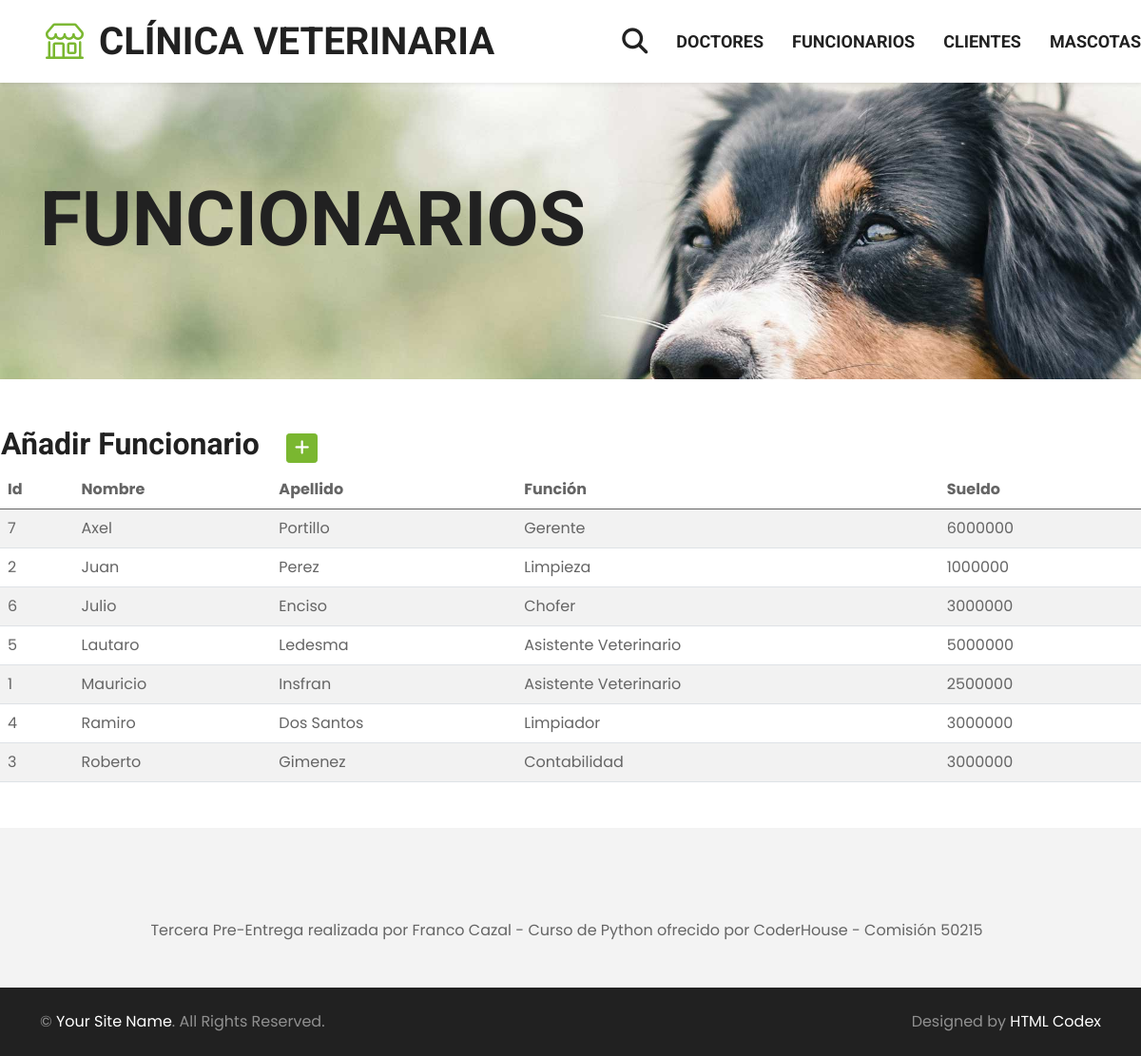
The app's page /funcionarios/ with its own data.
### aplicacion/models.py (models this page shows, shortened)
class Funcionario(models.Model):
    nombre = models.CharField(max_length=40)
    apellido = models.CharField(max_length=40)
    funcion = models.CharField(max_length=20)
    sueldo = models.IntegerField()
    class Meta:
        ordering = ["nombre", "apellido"]

### aplicacion/views.py (the view)
# urls.py: path('funcionarios/', funcionarios, name="funcionarios"),
def funcionarios(request):
    contexto = {'funcionarios': Funcionario.objects.all()}
    return render(request, "aplicacion/funcionarios.html", contexto)

### aplicacion/templates/aplicacion/funcionarios.html (shortened to what this page needs)
{% extends "aplicacion/pagina.html" %}
{% block titulo %}
    <div class="container-fluid bg-primary py-5 mb-5 hero-header">
        <div class="container py-5">
            <div class="row justify-content-start">
                <div class="col-lg-8 text-center text-lg-start">
                    <h1 class="display-1 text-uppercase text-dark mb-lg-4">Funcionarios</h1>
                </div>
            </div>
        </div>
    </div>
{% endblock titulo %}
{% block contenido %}
<table>
    <tr>
        <td width="300"><h2>Añadir Funcionario</h2></td>
        <td>
            <a href="{% url 'funcionario_create' %}"
            class="btn btn-primary btn-sm"
            >
            </a>
        </td>
    </tr>
</table>
<table class="table table-striped">
    <thead>
        <tr>
            <th>Id</th>
            <th>Nombre</th>
            <th>Apellido</th>
            <th>Función</th>
            <th>Sueldo</th>
        </tr>
    </thead>
    <tbody>
    {% for f in funcionarios %}
        <tr>
            <td>{{ f.id }}</td>
            <td>{{ f.nombre }}</td>
            <td>{{ f.apellido }}</td>
            <td>{{ f.funcion }}</td>
            <td>{{ f.sueldo }}</td>
        </tr>
    {% endfor %}
    </tbody>
</table>
{% endblock contenido %}

### aplicacion/static/css/style.css (style rules this page uses)
:root { --primary: #7AB730; --secondary: #FFD33C; --light: #F3F3F3; --dark: #212121; }
.btn { font-family: 'Roboto', sans-serif; text-transform: uppercase; font-weight: 700; transition: .5s; }
.btn-primary { color: #FFFFFF; }
.hero-header { background: url(../img/hero.jpg) top right no-repeat; background-size: cover; }

### records on screen
Funcionario: id "7", nombre "Axel", apellido "Portillo", funcion "Gerente", sueldo "6000000"
Funcionario: id "2", nombre "Juan", apellido "Perez", funcion "Limpieza", sueldo "1000000"
Funcionario: id "6", nombre "Julio", apellido "Enciso", funcion "Chofer", sueldo "3000000"
Funcionario: id "5", nombre "Lautaro", apellido "Ledesma", funcion "Asistente Veterinario", sueldo "5000000"
Funcionario: id "1", nombre "Mauricio", apellido "Insfran", funcion "Asistente Veterinario", sueldo "2500000"
Funcionario: id "4", nombre "Ramiro", apellido "Dos Santos", funcion "Limpiador", sueldo "3000000"
Funcionario: id "3", nombre "Roberto", apellido "Gimenez", funcion "Contabilidad", sueldo "3000000"
